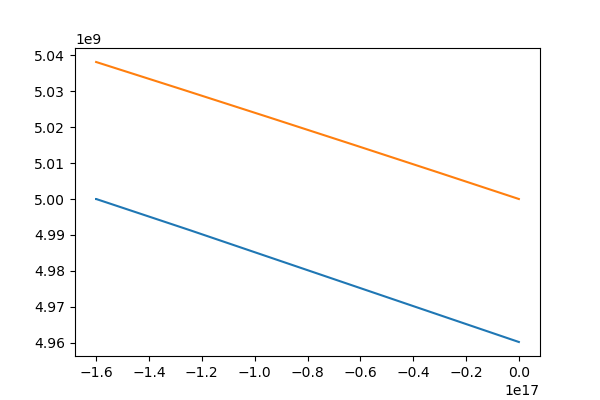

Python code for this plot:
import numpy as np
import scipy.integrate as nint
import matplotlib.pyplot as plt

m = 1e20
G = 6.67e-8
M = 8.6e30
R =2.5e9
Q = 7.2e4

def a_dot(t,a):
    return -(9/2)*a**(-11/2)*np.sqrt(G/M)*m*R**5/Q

def a(t, a_0):
    factor = -(117/4)*np.sqrt(G/M)*m*R**5/Q
    return ((factor*t + a_0**(13/2))**2)**(1/13)

t = 1.6e17
time = np.linspace(-t,0,1000)

a0 = 2*R
print(a0)

semiMajors = []
for tau in time:
    semiMajors.append(a(tau,a0))

intResult = nint.solve_ivp(a_dot,(-t,0),[a0])


fig,ax = plt.subplots(1,1,figsize = (6,4))
ax.plot(intResult['t'], intResult['y'][0])
ax.plot(time, semiMajors)
ax.hlines(5e9, -np.log(t),1, color = "tab:pink")
plt.savefig("./migration.png")

print(semiMajors[0])
